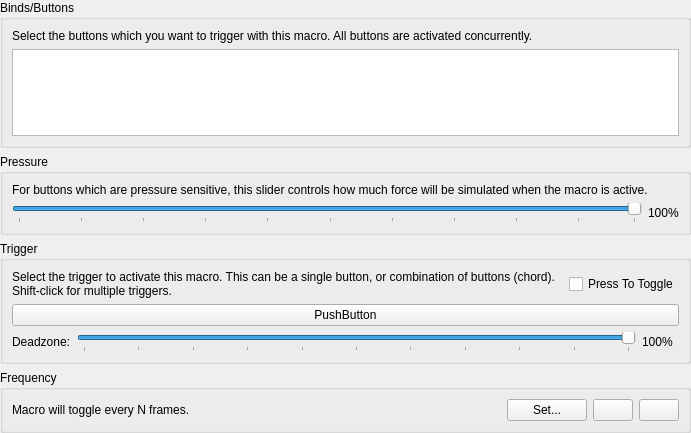
<?xml version="1.0" encoding="UTF-8"?>
<ui version="4.0">
 <class>ControllerMacroEditWidget</class>
 <widget class="QWidget" name="ControllerMacroEditWidget">
  <property name="geometry">
   <rect>
    <x>0</x>
    <y>0</y>
    <width>691</width>
    <height>433</height>
   </rect>
  </property>
  <layout class="QVBoxLayout" name="verticalLayout" stretch="1,0,0,0">
   <property name="leftMargin">
    <number>0</number>
   </property>
   <property name="topMargin">
    <number>0</number>
   </property>
   <property name="rightMargin">
    <number>0</number>
   </property>
   <property name="bottomMargin">
    <number>0</number>
   </property>
   <item>
    <widget class="QGroupBox" name="groupBox">
     <property name="title">
      <string>Binds/Buttons</string>
     </property>
     <layout class="QGridLayout" name="gridLayout_2">
      <item row="1" column="0">
       <widget class="QListWidget" name="bindList"/>
      </item>
      <item row="0" column="0">
       <widget class="QLabel" name="label_2">
        <property name="text">
         <string>Select the buttons which you want to trigger with this macro. All buttons are activated concurrently.</string>
        </property>
        <property name="wordWrap">
         <bool>true</bool>
        </property>
       </widget>
      </item>
     </layout>
    </widget>
   </item>
   <item>
    <widget class="QGroupBox" name="groupBox_4">
     <property name="title">
      <string>Pressure</string>
     </property>
     <layout class="QVBoxLayout" name="verticalLayout_2">
      <item>
       <widget class="QLabel" name="label_3">
        <property name="text">
         <string>For buttons which are pressure sensitive, this slider controls how much force will be simulated when the macro is active.</string>
        </property>
        <property name="wordWrap">
         <bool>true</bool>
        </property>
       </widget>
      </item>
      <item>
       <layout class="QHBoxLayout" name="pressureLayout">
        <item>
         <widget class="QSlider" name="pressure">
          <property name="minimum">
           <number>1</number>
          </property>
          <property name="maximum">
           <number>100</number>
          </property>
          <property name="value">
           <number>100</number>
          </property>
          <property name="orientation">
           <enum>Qt::Orientation::Horizontal</enum>
          </property>
          <property name="tickPosition">
           <enum>QSlider::TickPosition::TicksBelow</enum>
          </property>
          <property name="tickInterval">
           <number>10</number>
          </property>
         </widget>
        </item>
        <item>
         <widget class="QLabel" name="pressureValue">
          <property name="text">
           <string>100%</string>
          </property>
         </widget>
        </item>
       </layout>
      </item>
     </layout>
    </widget>
   </item>
   <item>
    <widget class="QGroupBox" name="groupBox_2">
     <property name="title">
      <string>Trigger</string>
     </property>
     <layout class="QGridLayout" name="gridLayout">
      <item row="0" column="0" colspan="2">
       <layout class="QHBoxLayout" name="horizontalLayout_5" stretch="1,0">
        <item>
         <widget class="QLabel" name="label">
          <property name="text">
           <string>Select the trigger to activate this macro. This can be a single button, or combination of buttons (chord). Shift-click for multiple triggers.</string>
          </property>
          <property name="alignment">
           <set>Qt::AlignmentFlag::AlignLeading|Qt::AlignmentFlag::AlignLeft|Qt::AlignmentFlag::AlignTop</set>
          </property>
          <property name="wordWrap">
           <bool>true</bool>
          </property>
         </widget>
        </item>
        <item>
         <widget class="QCheckBox" name="triggerToggle">
          <property name="text">
           <string>Press To Toggle</string>
          </property>
         </widget>
        </item>
       </layout>
      </item>
      <item row="1" column="0" colspan="2">
       <widget class="InputBindingWidget" name="trigger">
        <property name="text">
         <string notr="true">PushButton</string>
        </property>
       </widget>
      </item>
      <item row="2" column="0">
       <layout class="QHBoxLayout" name="deadzoneLayout" stretch="0,1,0">
        <item>
         <widget class="QLabel" name="label_4">
          <property name="text">
           <string>Deadzone:</string>
          </property>
         </widget>
        </item>
        <item>
         <widget class="QSlider" name="deadzone">
          <property name="minimum">
           <number>0</number>
          </property>
          <property name="maximum">
           <number>100</number>
          </property>
          <property name="value">
           <number>100</number>
          </property>
          <property name="orientation">
           <enum>Qt::Orientation::Horizontal</enum>
          </property>
          <property name="tickPosition">
           <enum>QSlider::TickPosition::TicksBelow</enum>
          </property>
          <property name="tickInterval">
           <number>10</number>
          </property>
         </widget>
        </item>
        <item>
         <widget class="QLabel" name="deadzoneValue">
          <property name="text">
           <string>100%</string>
          </property>
         </widget>
        </item>
       </layout>
      </item>
     </layout>
    </widget>
   </item>
   <item>
    <widget class="QGroupBox" name="groupBox_3">
     <property name="title">
      <string>Frequency</string>
     </property>
     <layout class="QGridLayout" name="gridLayout_3">
      <item row="0" column="0">
       <layout class="QHBoxLayout" name="horizontalLayout" stretch="1,0,0,0">
        <item>
         <widget class="QLabel" name="frequencyText">
          <property name="text">
           <string>Macro will toggle every N frames.</string>
          </property>
         </widget>
        </item>
        <item>
         <widget class="QPushButton" name="setFrequency">
          <property name="text">
           <string>Set...</string>
          </property>
         </widget>
        </item>
        <item>
         <widget class="QPushButton" name="increaseFrequency">
          <property name="minimumSize">
           <size>
            <width>0</width>
            <height>20</height>
           </size>
          </property>
         </widget>
        </item>
        <item>
         <widget class="QPushButton" name="decreateFrequency">
          <property name="minimumSize">
           <size>
            <width>0</width>
            <height>20</height>
           </size>
          </property>
         </widget>
        </item>
       </layout>
      </item>
     </layout>
    </widget>
   </item>
  </layout>
 </widget>
 <customwidgets>
  <customwidget>
   <class>InputBindingWidget</class>
   <extends>QPushButton</extends>
   <header>inputbindingwidgets.h</header>
  </customwidget>
 </customwidgets>
 <resources/>
 <connections/>
</ui>
